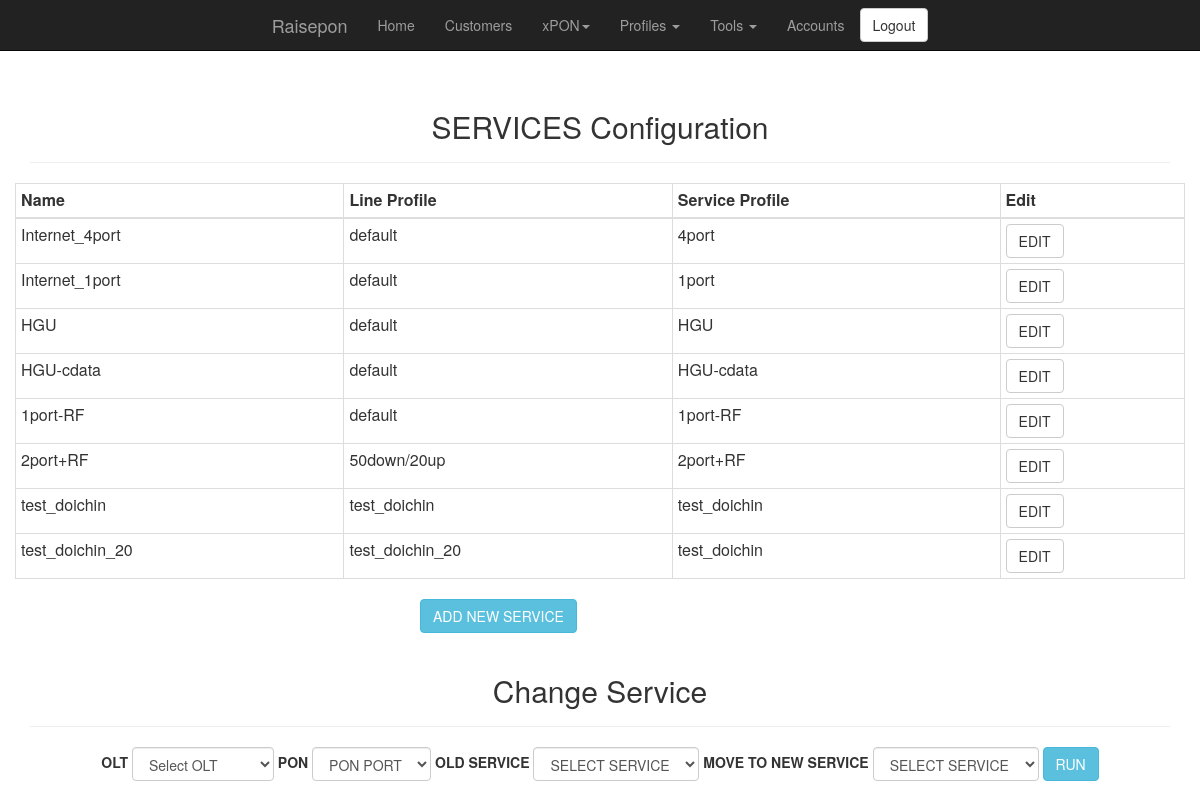
Before: /services.php (signed in) with the older database file.
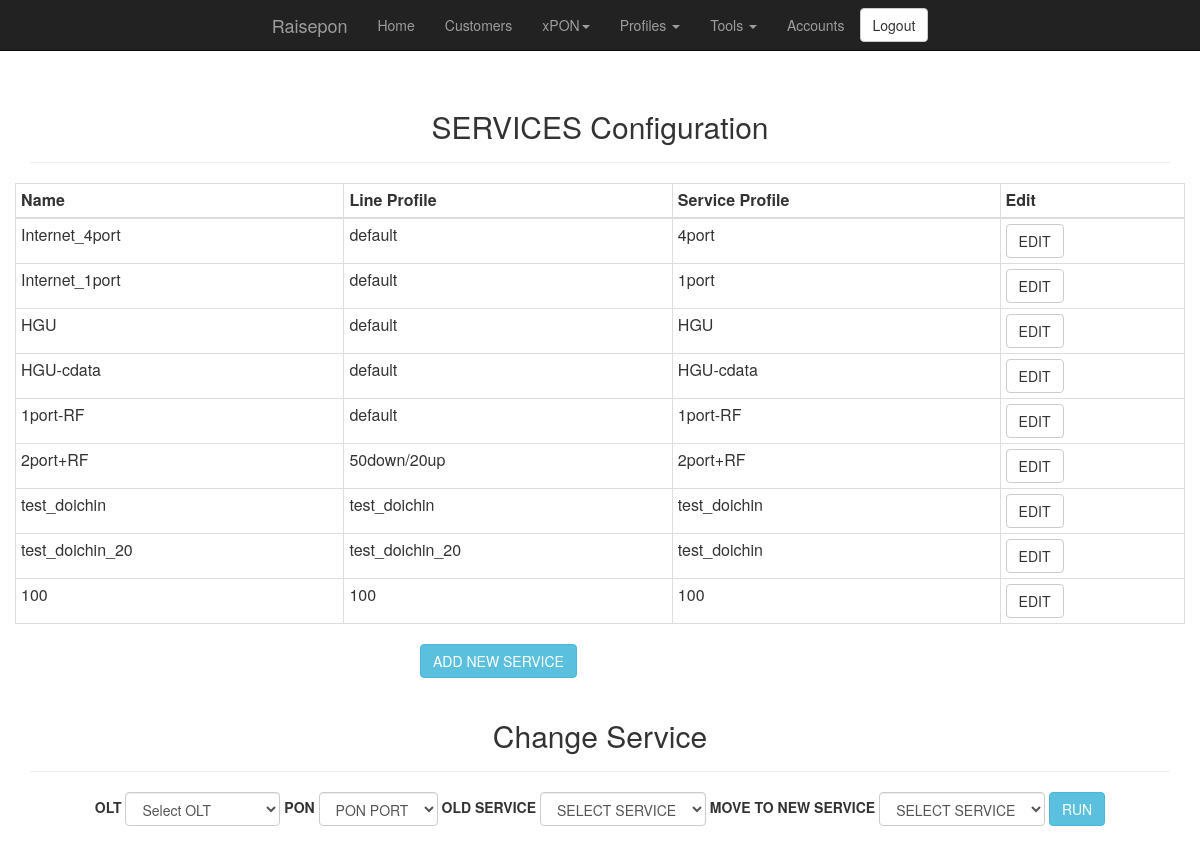
After: the same page with the newer database file.
### tables this page shows
CREATE TABLE `services` (
  `id` int(11) NOT NULL AUTO_INCREMENT,
  `NAME` varchar(255) NOT NULL,
  `LINE_PROFILE_ID` int(11) NOT NULL,
  `SERVICE_PROFILE_ID` int(11) NOT NULL,
  PRIMARY KEY (`id`)
);

CREATE TABLE `line_profile` (
  `id` int(11) NOT NULL AUTO_INCREMENT,
  `NAME` varchar(255) NOT NULL,
  `LINE_PROFILE_ID` tinyint(4) NOT NULL,
  PRIMARY KEY (`id`) USING BTREE,
  KEY `TEMPLATE_ID` (`LINE_PROFILE_ID`) USING BTREE
);

CREATE TABLE `service_profile` (
  `id` int(11) NOT NULL AUTO_INCREMENT,
  `NAME` varchar(255) NOT NULL,
  `PORTS` tinyint(4) NOT NULL,
  `SERVICE_PROFILE_ID` tinyint(4) NOT NULL,
  `HGU` enum('Yes','No') NOT NULL DEFAULT 'No',
  `RF` enum('Yes','No') NOT NULL DEFAULT 'No',
  PRIMARY KEY (`id`) USING BTREE,
  KEY `OLT` (`HGU`),
  KEY `TEMPLATE_ID` (`SERVICE_PROFILE_ID`) USING BTREE
);

### classes/db_connect_class.php (called while the page is built, shortened)
<?php
class db_connect {
	private static $mysql_user = "raisepon";
	private static $mysql_pass = "r41sepon";
	private static $instance;
	private function __construct() {
		try {
			$this->db = new PDO('mysql:host=localhost;dbname=raisepon;charset=utf8', self::$mysql_user, self::$mysql_pass);
		} catch (PDOException $e) {
			echo 'Connection Failed: ' . $e->getMessage();
			exit;
		}
	}
	 public static function getInstance()
    {
        if (!isset(self::$instance))
        {
            self::$instance = new $object;
        }
        return self::$instance;
    }
}
?>

### classes/services_class.php (called while the page is built, shortened)
<?php
include_once("db_connect_class.php");
class services {
	function build_table_services() {
		try {
			$conn = db_connect::getInstance();
			$result = $conn->db->query("SELECT SERVICES.ID, SERVICES.NAME, SERVICES.LINE_PROFILE_ID, SERVICES.SERVICE_PROFILE_ID, LINE_PROFILE.NAME as LINE_PROFILE_NAME, SERVICE_PROFILE.NAME as SERVICE_PROFILE_NAME from SERVICES LEFT JOIN LINE_PROFILE ON SERVICES.LINE_PROFILE_ID=LINE_PROFILE.ID LEFT JOIN SERVICE_PROFILE ON SERVICES.SERVICE_PROFILE_ID=SERVICE_PROFILE.ID");
		} catch (PDOException $e) {
			$error =  "Connection Failed:" . $e->getMessage() . "\n";
			return $error;
		}
		$rows = $result->fetchAll();
		return $rows;
	}
}
?>

### services.php (the view, shortened to what this page needs)
<?php
include ("header.php");
include ("classes/services_class.php");
include ("navigation.php");
$services_obj = new services();
?>
<div class="container">
	<div class="text-center">
		<div class="page-header">
			<h2>SERVICES Configuration</h2>
		</div>
	</div>
	<div class=row>
        	<div class="text-center">
			<div class="table-responsive">
				<table class="table table-bordered table-condensed">
					<thead>
					  <tr>
						<th>Name</th>
						<th>Line Profile</th>
						<th>Service Profile</th>
						<th>Edit</th>
					  </tr>
					</thead>
					<tbody>
					<?php
					$rows = $services_obj->build_table_services();
					foreach ($rows as $row) {
						print "<tr><td>" . $row['NAME'] . "</td><td>" . $row['LINE_PROFILE_NAME'] . "</td><td>" . $row['SERVICE_PROFILE_NAME'] . "</td><td><button type=\"button\" class=\"btn btn-default\" onClick=\"getService('". $row['ID'] ."');\">EDIT</button></td></tr>";
					}
					?>
					</tbody>
				</table>
			</div>
		</div>
	</div>
</div>
<div class="container">
	<div class="row">
		<div class="col-md-4"></div>
			<div class="col-md-4">
				<button type="button" class="btn btn-info" onClick="getService();">ADD NEW SERVICE</button>
			</div>
		</div>
	<div class="col-md-4"></div>
</div>
<div class="container">
	<div class="text-center">
		<div class="page-header">
			<h2>Change Service</h2>
		</div>
	</div>
	<div class="row justify-content-md-center">
		<div class="text-center">
			<div class="form-group">
				<form class="form-inline" id="load" method="post">
					<div class="content">
						<label for="olt_id">OLT</label>
						<select class="form-control" id="select-olt" name="olt_id">
						<option value="" class="rhth">Select OLT</option>
						</select>
						<label for="pon_id">PON</label>
						<select class="form-control" id="select-pon" name="pon_id">
						<option value="">PON PORT</option></select>
						<label for="service_id">OLD SERVICE</label>
						<select class="form-control" id="select-service" name="service_id">
						<option value="">SELECT SERVICE</option>
						</select>
						<label for="service_new_id">MOVE TO NEW SERVICE</label>
						<select class="form-control" id="select-new-service" name="service_new_id">
						<option value="">SELECT SERVICE</option>
						</select>
						<button class="btn btn-info" type="button" onClick="RunServiceChange('RUN');">RUN</button>
					</div>
				</form>
			</div>
		</div>
	</div>
</div>

Changed rows visible on the page:
added services: NAME "100", LINE_PROFILE_ID.NAME "100", SERVICE_PROFILE_ID.NAME "100"
